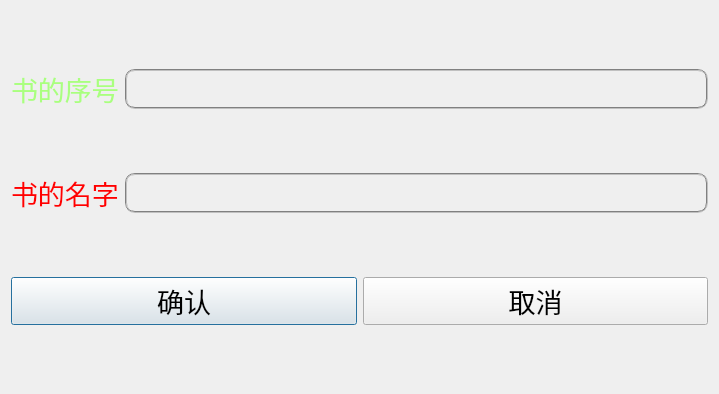
<?xml version="1.0" encoding="UTF-8"?>
<ui version="4.0">
 <class>createdialog</class>
 <widget class="QDialog" name="createdialog">
  <property name="geometry">
   <rect>
    <x>0</x>
    <y>0</y>
    <width>719</width>
    <height>394</height>
   </rect>
  </property>
  <property name="windowTitle">
   <string>创建</string>
  </property>
  <property name="styleSheet">
   <string notr="true">#createdialog{border-image: url(:/新前缀/石头门3.jpg);}</string>
  </property>
  <layout class="QVBoxLayout" name="verticalLayout_2">
   <item>
    <layout class="QVBoxLayout" name="verticalLayout">
     <item>
      <spacer name="verticalSpacer_2">
       <property name="orientation">
        <enum>Qt::Vertical</enum>
       </property>
       <property name="sizeHint" stdset="0">
        <size>
         <width>20</width>
         <height>40</height>
        </size>
       </property>
      </spacer>
     </item>
     <item>
      <layout class="QHBoxLayout" name="horizontalLayout">
       <item>
        <widget class="QLabel" name="label">
         <property name="text">
          <string>&lt;html&gt;&lt;head/&gt;&lt;body&gt;&lt;p&gt;&lt;span style=&quot; font-size:20pt; color:#aaff7f;&quot;&gt;书的序号&lt;/span&gt;&lt;/p&gt;&lt;/body&gt;&lt;/html&gt;</string>
         </property>
        </widget>
       </item>
       <item>
        <widget class="QLineEdit" name="numberline">
         <property name="font">
          <font>
           <family>等线</family>
           <pointsize>16</pointsize>
          </font>
         </property>
         <property name="styleSheet">
          <string notr="true">background:transparent;color:black;
border:2px groove gray;border-radius:10px;padding:2px 4px</string>
         </property>
        </widget>
       </item>
      </layout>
     </item>
     <item>
      <spacer name="verticalSpacer">
       <property name="orientation">
        <enum>Qt::Vertical</enum>
       </property>
       <property name="sizeHint" stdset="0">
        <size>
         <width>20</width>
         <height>40</height>
        </size>
       </property>
      </spacer>
     </item>
     <item>
      <layout class="QHBoxLayout" name="horizontalLayout_2">
       <item>
        <widget class="QLabel" name="label_2">
         <property name="text">
          <string>&lt;html&gt;&lt;head/&gt;&lt;body&gt;&lt;p&gt;&lt;span style=&quot; font-size:20pt; color:#ff0000;&quot;&gt;书的名字&lt;/span&gt;&lt;/p&gt;&lt;/body&gt;&lt;/html&gt;</string>
         </property>
        </widget>
       </item>
       <item>
        <widget class="QLineEdit" name="nameline">
         <property name="font">
          <font>
           <family>等线</family>
           <pointsize>16</pointsize>
          </font>
         </property>
         <property name="styleSheet">
          <string notr="true">background:transparent;color:black;
border:2px groove gray;border-radius:10px;padding:2px 4px</string>
         </property>
        </widget>
       </item>
      </layout>
     </item>
     <item>
      <spacer name="verticalSpacer_4">
       <property name="orientation">
        <enum>Qt::Vertical</enum>
       </property>
       <property name="sizeHint" stdset="0">
        <size>
         <width>20</width>
         <height>40</height>
        </size>
       </property>
      </spacer>
     </item>
     <item>
      <layout class="QHBoxLayout" name="horizontalLayout_3">
       <item>
        <widget class="QPushButton" name="pushButton">
         <property name="font">
          <font>
           <family>黑体</family>
           <pointsize>20</pointsize>
          </font>
         </property>
         <property name="styleSheet">
          <string notr="true">QPushButton#pushButton
{
border-color:white;
border-image: url(:/按钮.PNG);
}
QPushButton#pushButton:hover
{
color:white;
border-image: url(:/按钮.PNG);
}
QPushButton#pushButton:pressed
{
color:blue;
border-image: url(:/按钮.PNG);
border:transparent;
}</string>
         </property>
         <property name="text">
          <string>确认</string>
         </property>
        </widget>
       </item>
       <item>
        <widget class="QPushButton" name="pushButton_2">
         <property name="font">
          <font>
           <family>黑体</family>
           <pointsize>20</pointsize>
          </font>
         </property>
         <property name="styleSheet">
          <string notr="true">QPushButton#pushButton_2
{
border-color:white;
border-image: url(:/按钮.PNG);
}
QPushButton#pushButton_2:hover
{
color:white;
border-image: url(:/按钮.PNG);
}
QPushButton#pushButton_2:pressed
{
color:blue;
border-image: url(:/按钮.PNG);
border:transparent;
}</string>
         </property>
         <property name="text">
          <string>取消</string>
         </property>
        </widget>
       </item>
      </layout>
     </item>
     <item>
      <spacer name="verticalSpacer_3">
       <property name="orientation">
        <enum>Qt::Vertical</enum>
       </property>
       <property name="sizeHint" stdset="0">
        <size>
         <width>20</width>
         <height>40</height>
        </size>
       </property>
      </spacer>
     </item>
    </layout>
   </item>
  </layout>
 </widget>
 <resources/>
 <connections/>
</ui>
